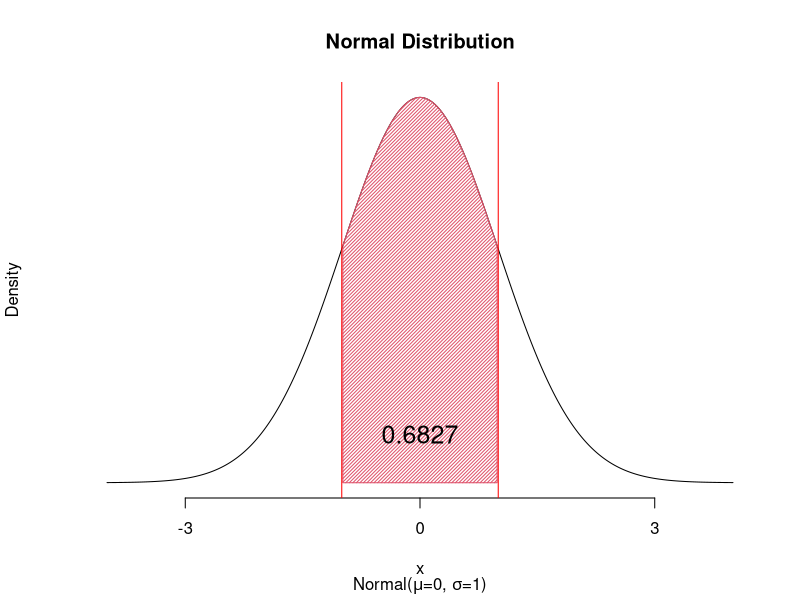
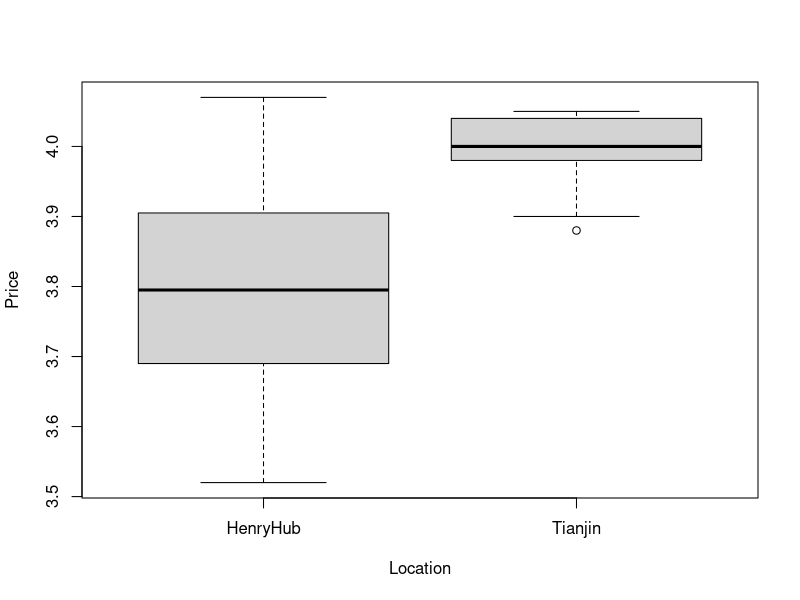
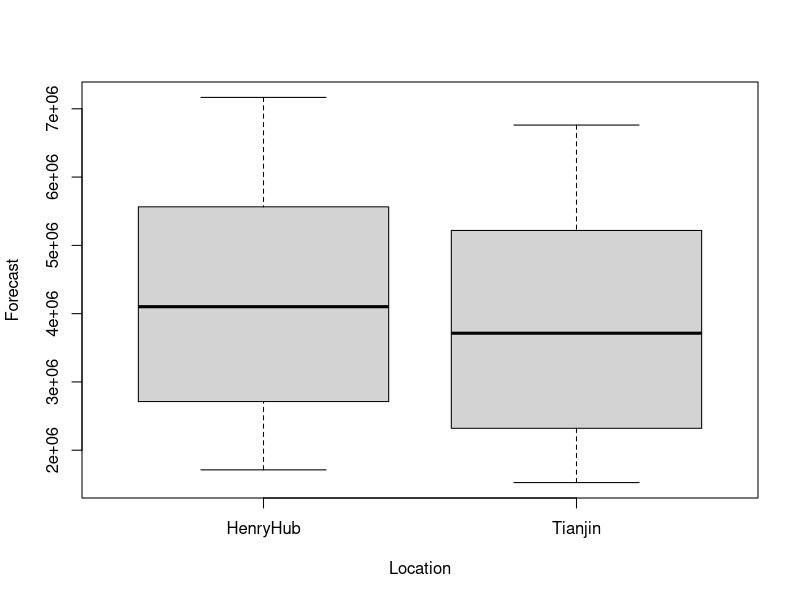
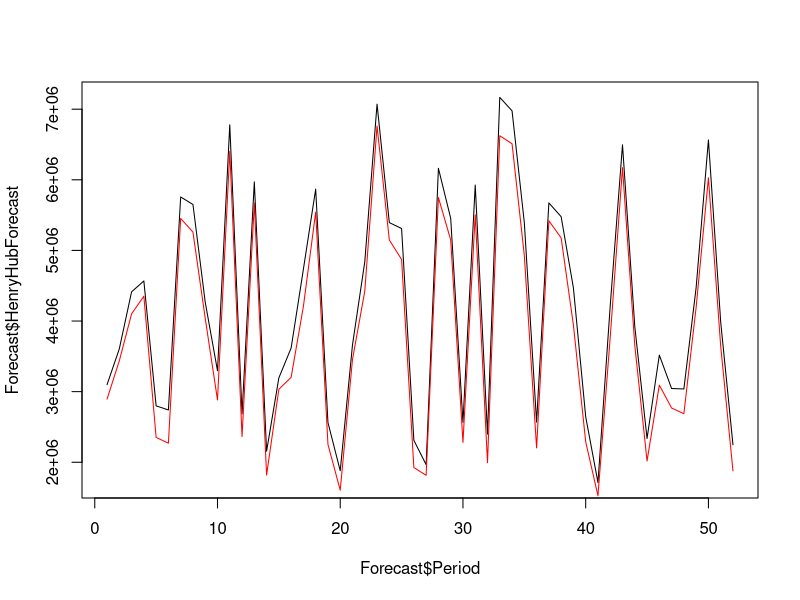

The R source for these figures, in order:
## ---- chunk 1
plnorm(1)
## ---- chunk 2
qlnorm(0.95)
## ---- chunk 3
Forecast <- structure(list(Period = c(1, 2, 3, 4, 5, 6, 7, 8, 9, 10, 11, 
12, 13, 14, 15, 16, 17, 18, 19, 20, 21, 22, 23, 24, 25, 26, 27, 
28, 29, 30, 31, 32, 33, 34, 35, 36, 37, 38, 39, 40, 41, 42, 43, 
44, 45, 46, 47, 48, 49, 50, 51, 52, 1, 2, 3, 4, 5, 6, 7, 8, 9, 
10, 11, 12, 13, 14, 15, 16, 17, 18, 19, 20, 21, 22, 23, 24, 25, 
26, 27, 28, 29, 30, 31, 32, 33, 34, 35, 36, 37, 38, 39, 40, 41, 
42, 43, 44, 45, 46, 47, 48, 49, 50, 51, 52), TianjinForecast = c(2894143, 
3436784, 4101907, 4351314, 2351514, 2270174, 5452294, 5259389, 
4038561, 2882140, 6404078, 2363443, 5670960, 1818329, 3033642, 
3203306, 4208041, 5541472, 2252344, 1604932, 3456988, 4421606, 
6761850, 5148802, 4871142, 1924523, 1815230, 5748518, 5149951, 
2280916, 5505182, 1994935, 6623336, 6510467, 4928639, 2203393, 
5419757, 5177381, 3942133, 2290494, 1525784, 3772579, 6171272, 
3654803, 2018557, 3091920, 2768268, 2687385, 4195901, 6028336, 
3644003, 1877885, NA, NA, NA, NA, NA, NA, NA, NA, NA, NA, NA, 
NA, NA, NA, NA, NA, NA, NA, NA, NA, NA, NA, NA, NA, NA, NA, NA, 
NA, NA, NA, NA, NA, NA, NA, NA, NA, NA, NA, NA, NA, NA, NA, NA, 
NA, NA, NA, NA, NA, NA, NA, NA, NA), HenryHubForecast = c(3098422, 
3606300, 4413385, 4567793, 2798252, 2740368, 5756915, 5650688, 
4267043, 3296090, 6778847, 2684719, 5970096, 2156440, 3195131, 
3618057, 4735241, 5867650, 2562005, 1879944, 3663712, 4837979, 
7071457, 5393938, 5310069, 2310512, 1965588, 6162814, 5455554, 
2564360, 5926260, 2398289, 7166874, 6976819, 5394053, 2568165, 
5672726, 5477587, 4468600, 2645540, 1712033, 4217897, 6495690, 
3922418, 2337244, 3517452, 3044256, 3038180, 4475113, 6564413, 
3985750, 2247965, NA, NA, NA, NA, NA, NA, NA, NA, NA, NA, NA, 
NA, NA, NA, NA, NA, NA, NA, NA, NA, NA, NA, NA, NA, NA, NA, NA, 
NA, NA, NA, NA, NA, NA, NA, NA, NA, NA, NA, NA, NA, NA, NA, NA, 
NA, NA, NA, NA, NA, NA, NA, NA, NA), Forecast = c(3098422, 3606300, 
4413385, 4567793, 2798252, 2740368, 5756915, 5650688, 4267043, 
3296090, 6778847, 2684719, 5970096, 2156440, 3195131, 3618057, 
4735241, 5867650, 2562005, 1879944, 3663712, 4837979, 7071457, 
5393938, 5310069, 2310512, 1965588, 6162814, 5455554, 2564360, 
5926260, 2398289, 7166874, 6976819, 5394053, 2568165, 5672726, 
5477587, 4468600, 2645540, 1712033, 4217897, 6495690, 3922418, 
2337244, 3517452, 3044256, 3038180, 4475113, 6564413, 3985750, 
2247965, 2894143, 3436784, 4101907, 4351314, 2351514, 2270174, 
5452294, 5259389, 4038561, 2882140, 6404078, 2363443, 5670960, 
1818329, 3033642, 3203306, 4208041, 5541472, 2252344, 1604932, 
3456988, 4421606, 6761850, 5148802, 4871142, 1924523, 1815230, 
5748518, 5149951, 2280916, 5505182, 1994935, 6623336, 6510467, 
4928639, 2203393, 5419757, 5177381, 3942133, 2290494, 1525784, 
3772579, 6171272, 3654803, 2018557, 3091920, 2768268, 2687385, 
4195901, 6028336, 3644003, 1877885), Location = structure(c(1L, 
1L, 1L, 1L, 1L, 1L, 1L, 1L, 1L, 1L, 1L, 1L, 1L, 1L, 1L, 1L, 1L, 
1L, 1L, 1L, 1L, 1L, 1L, 1L, 1L, 1L, 1L, 1L, 1L, 1L, 1L, 1L, 1L, 
1L, 1L, 1L, 1L, 1L, 1L, 1L, 1L, 1L, 1L, 1L, 1L, 1L, 1L, 1L, 1L, 
1L, 1L, 1L, 2L, 2L, 2L, 2L, 2L, 2L, 2L, 2L, 2L, 2L, 2L, 2L, 2L, 
2L, 2L, 2L, 2L, 2L, 2L, 2L, 2L, 2L, 2L, 2L, 2L, 2L, 2L, 2L, 2L, 
2L, 2L, 2L, 2L, 2L, 2L, 2L, 2L, 2L, 2L, 2L, 2L, 2L, 2L, 2L, 2L, 
2L, 2L, 2L, 2L, 2L, 2L, 2L), .Label = c("HenryHub", "Tianjin"
), class = "factor")), row.names = c(NA, -104L), class = "data.frame")

Newspapers <- structure(list(Date = structure(c(1367712000, 1368144000, 1369872000, 
1370736000, 1372032000, 1372896000, 1373328000, 1373760000, 1374192000, 
1374624000, 1375488000, 1375920000, 1376352000, 1377216000, 1377648000, 
1378080000, 1378512000, 1378944000, 1379808000, 1380240000, 1380672000, 
1381536000, 1381968000, 1382572800, 1383091200, 1382659200, 1382227200, 
1381795200, 1381449600, 1380931200, 1380499200, 1380067200, 1379635200, 
1379116800, 1378771200, 1378339200, 1377907200, 1377388800, 1377043200, 
1376611200, 1376179200, 1375747200, 1375315200, 1374883200, 1374451200, 
1374019200, 1373587200, 1373155200, 1372723200, 1372291200, 1371859200, 
1371427200, 1370995200, 1370563200, 1370131200, 1369699200, 1369267200, 
1368835200, 1368403200, 1368057600, 1367625600), class = c("POSIXct", 
"POSIXt"), tzone = "UTC"), Price = c(4.02, 4.04, 4, 3.88, 3.99, 
3.92, 3.95, 3.92, 3.93, 3.99, 4, 4.05, 4.01, 4.04, 4.05, 3.99, 
4.05, 4.04, 4.04, 4.01, 4, 3.98, 4.01, 4.05, 3.9, 3.56, 3.93, 
3.89, 4.01, 3.8, 3.71, 3.77, 4.07, 3.84, 3.85, 3.82, 3.59, 3.98, 
3.85, 3.7, 3.7, 3.58, 3.68, 3.69, 3.65, 3.64, 3.93, 4.04, 3.75, 
3.52, 3.79, 3.79, 3.83, 3.9, 3.91, 3.9, 3.69, 3.77, 3.93, 3.67, 
3.92), Location = structure(c(2L, 2L, 2L, 2L, 2L, 2L, 2L, 2L, 
2L, 2L, 2L, 2L, 2L, 2L, 2L, 2L, 2L, 2L, 2L, 2L, 2L, 2L, 2L, 2L, 
2L, 1L, 1L, 1L, 1L, 1L, 1L, 1L, 1L, 1L, 1L, 1L, 1L, 1L, 1L, 1L, 
1L, 1L, 1L, 1L, 1L, 1L, 1L, 1L, 1L, 1L, 1L, 1L, 1L, 1L, 1L, 1L, 
1L, 1L, 1L, 1L, 1L), .Label = c("HenryHub", "Tianjin"), class = "factor"), 
    HHDate = structure(c(1382659200, 1382227200, 1381795200, 
    1381449600, 1380931200, 1380499200, 1380067200, 1379635200, 
    1379116800, 1378771200, 1378339200, 1377907200, 1377388800, 
    1377043200, 1376611200, 1376179200, 1375747200, 1375315200, 
    1374883200, 1374451200, 1374019200, 1373587200, 1373155200, 
    1372723200, 1372291200, 1371859200, 1371427200, 1370995200, 
    1370563200, 1370131200, 1369699200, 1369267200, 1368835200, 
    1368403200, 1368057600, 1367625600, NA, NA, NA, NA, NA, NA, 
    NA, NA, NA, NA, NA, NA, NA, NA, NA, NA, NA, NA, NA, NA, NA, 
    NA, NA, NA, NA), class = c("POSIXct", "POSIXt"), tzone = "UTC"), 
    HHPrice = c(3.56, 3.93, 3.89, 4.01, 3.8, 3.71, 3.77, 4.07, 
    3.84, 3.85, 3.82, 3.59, 3.98, 3.85, 3.7, 3.7, 3.58, 3.68, 
    3.69, 3.65, 3.64, 3.93, 4.04, 3.75, 3.52, 3.79, 3.79, 3.83, 
    3.9, 3.91, 3.9, 3.69, 3.77, 3.93, 3.67, 3.92, NA, NA, NA, 
    NA, NA, NA, NA, NA, NA, NA, NA, NA, NA, NA, NA, NA, NA, NA, 
    NA, NA, NA, NA, NA, NA, NA), TianjinDate = structure(c(1367712000, 
    1368144000, 1369872000, 1370736000, 1372032000, 1372896000, 
    1373328000, 1373760000, 1374192000, 1374624000, 1375488000, 
    1375920000, 1376352000, 1377216000, 1377648000, 1378080000, 
    1378512000, 1378944000, 1379808000, 1380240000, 1380672000, 
    1381536000, 1381968000, 1382572800, 1383091200, NA, NA, NA, 
    NA, NA, NA, NA, NA, NA, NA, NA, NA, NA, NA, NA, NA, NA, NA, 
    NA, NA, NA, NA, NA, NA, NA, NA, NA, NA, NA, NA, NA, NA, NA, 
    NA, NA, NA), class = c("POSIXct", "POSIXt"), tzone = "UTC"), 
    TianjinPrice = c(4.02, 4.04, 4, 3.88, 3.99, 3.92, 3.95, 3.92, 
    3.93, 3.99, 4, 4.05, 4.01, 4.04, 4.05, 3.99, 4.05, 4.04, 
    4.04, 4.01, 4, 3.98, 4.01, 4.05, 3.9, NA, NA, NA, NA, NA, 
    NA, NA, NA, NA, NA, NA, NA, NA, NA, NA, NA, NA, NA, NA, NA, 
    NA, NA, NA, NA, NA, NA, NA, NA, NA, NA, NA, NA, NA, NA, NA, 
    NA)), row.names = c(NA, -61L), class = "data.frame")
Experts <- structure(list(TianjinBuild = structure(c(1L, 2L, 2L, 2L, 2L, 
1L, 2L, 1L, 2L, 1L, 2L, 1L, 1L, 1L, 1L, 2L, 1L, 2L, 2L, 2L, 1L, 
1L, 1L, 1L, 2L, 2L, 1L, 2L, 1L, 1L, 1L, 2L, 1L, 1L, 2L, 2L, 1L, 
2L, 1L, 2L, 2L, 2L, 1L, 1L, 2L, 2L, 1L, 2L, 2L, 2L, 1L, 1L, 2L, 
2L, 1L, 1L, 1L, 2L, 2L, 1L, 1L, 2L, 2L, 2L, NA, NA, NA, NA, NA, 
NA, NA, NA, NA, NA, NA, NA, NA, NA, NA, NA, NA, NA, NA, NA, NA, 
NA, NA, NA, NA, NA, NA, NA, NA, NA, NA, NA, NA, NA, NA, NA, NA, 
NA, NA, NA, NA, NA, NA, NA, NA, NA, NA, NA, NA, NA, NA, NA, NA, 
NA, NA, NA, NA, NA, NA, NA, NA, NA, NA, NA, NA, NA, NA, NA, NA, 
NA, NA, NA, NA, NA, NA, NA, NA, NA, NA, NA, NA), .Label = c("Build", 
"No"), class = "factor"), HHBuild = structure(c(1L, 1L, 1L, 1L, 
1L, 1L, 2L, 1L, 2L, 1L, 1L, 1L, 2L, 1L, 1L, 1L, 2L, 1L, 1L, 1L, 
1L, 1L, 1L, 1L, 1L, 1L, 1L, 2L, 2L, 1L, 1L, 1L, 2L, 1L, 2L, 1L, 
1L, 1L, 1L, 1L, 1L, 1L, 1L, 1L, 1L, 2L, 1L, 1L, 1L, 1L, 1L, 1L, 
1L, 1L, 2L, 1L, 1L, 1L, 2L, 1L, 1L, 1L, 1L, 2L, 1L, 1L, 1L, 1L, 
1L, 1L, 2L, 1L, 1L, 2L, 1L, 2L, 1L, 1L, 1L, 1L, 1L, NA, NA, NA, 
NA, NA, NA, NA, NA, NA, NA, NA, NA, NA, NA, NA, NA, NA, NA, NA, 
NA, NA, NA, NA, NA, NA, NA, NA, NA, NA, NA, NA, NA, NA, NA, NA, 
NA, NA, NA, NA, NA, NA, NA, NA, NA, NA, NA, NA, NA, NA, NA, NA, 
NA, NA, NA, NA, NA, NA, NA, NA, NA, NA, NA, NA, NA), .Label = c("Build", 
"No"), class = "factor"), Build = structure(c(1L, 1L, 1L, 1L, 
1L, 1L, 2L, 1L, 2L, 1L, 1L, 1L, 2L, 1L, 1L, 1L, 2L, 1L, 1L, 1L, 
1L, 1L, 1L, 1L, 1L, 1L, 1L, 2L, 2L, 1L, 1L, 1L, 2L, 1L, 2L, 1L, 
1L, 1L, 1L, 1L, 1L, 1L, 1L, 1L, 1L, 2L, 1L, 1L, 1L, 1L, 1L, 1L, 
1L, 1L, 2L, 1L, 1L, 1L, 2L, 1L, 1L, 1L, 1L, 2L, 1L, 1L, 1L, 1L, 
1L, 1L, 2L, 1L, 1L, 2L, 1L, 2L, 1L, 1L, 1L, 1L, 1L, 1L, 2L, 2L, 
2L, 2L, 1L, 2L, 1L, 2L, 1L, 2L, 1L, 1L, 1L, 1L, 2L, 1L, 2L, 2L, 
2L, 1L, 1L, 1L, 1L, 2L, 2L, 1L, 2L, 1L, 1L, 1L, 2L, 1L, 1L, 2L, 
2L, 1L, 2L, 1L, 2L, 2L, 2L, 1L, 1L, 2L, 2L, 1L, 2L, 2L, 2L, 1L, 
1L, 2L, 2L, 1L, 1L, 1L, 2L, 2L, 1L, 1L, 2L, 2L, 2L), .Label = c("Build", 
"No"), class = "factor"), Location = structure(c(1L, 1L, 1L, 
1L, 1L, 1L, 1L, 1L, 1L, 1L, 1L, 1L, 1L, 1L, 1L, 1L, 1L, 1L, 1L, 
1L, 1L, 1L, 1L, 1L, 1L, 1L, 1L, 1L, 1L, 1L, 1L, 1L, 1L, 1L, 1L, 
1L, 1L, 1L, 1L, 1L, 1L, 1L, 1L, 1L, 1L, 1L, 1L, 1L, 1L, 1L, 1L, 
1L, 1L, 1L, 1L, 1L, 1L, 1L, 1L, 1L, 1L, 1L, 1L, 1L, 1L, 1L, 1L, 
1L, 1L, 1L, 1L, 1L, 1L, 1L, 1L, 1L, 1L, 1L, 1L, 1L, 1L, 2L, 2L, 
2L, 2L, 2L, 2L, 2L, 2L, 2L, 2L, 2L, 2L, 2L, 2L, 2L, 2L, 2L, 2L, 
2L, 2L, 2L, 2L, 2L, 2L, 2L, 2L, 2L, 2L, 2L, 2L, 2L, 2L, 2L, 2L, 
2L, 2L, 2L, 2L, 2L, 2L, 2L, 2L, 2L, 2L, 2L, 2L, 2L, 2L, 2L, 2L, 
2L, 2L, 2L, 2L, 2L, 2L, 2L, 2L, 2L, 2L, 2L, 2L, 2L, 2L), .Label = c("HenryHub", 
"Tianjin"), class = "factor")), row.names = c(NA, -145L), class = "data.frame")
shadenorm <- function(below=NULL, above=NULL, pcts = c(0.025,0.975), mu=0, sig=1, numpts = 500, color = "gray", dens = 40, lines=FALSE,between=NULL,outside=NULL, main="Normal Distribution", xlab="x", ylab="Density", sub=""){
  if(is.null(between)){
    bothnull = is.null(below) & is.null(above)
    if(bothnull==TRUE){
      below = ifelse(is.null(below), qnorm(pcts[1],mu,sig), below)
      above = ifelse(is.null(above), qnorm(pcts[2],mu,sig), above)
    }
  }
  if(is.null(outside)==FALSE){
    if(is.numeric(outside)==FALSE){if(outside==TRUE){outside=qnorm(pcts,mu,sig)}}
    below = min(outside)
    above = max(outside)
  }
  lowlim = mu - 4*sig
  uplim = mu + 4*sig
  x.grid = seq(lowlim,uplim, length= numpts)
  dens.all = dnorm(x.grid,mean=mu, sd = sig)
  if(lines==FALSE){
    plot(x.grid, dens.all, type="l", main=main, axes=FALSE, xlab=xlab, ylab=ylab, sub=sub)
  }
  if(lines==TRUE){
    lines(x.grid,dens.all)
  }
  if(is.null(below)==FALSE){
    x.below = x.grid[x.grid<below]
    dens.below = dens.all[x.grid<below]
    polygon(c(x.below,rev(x.below)),c(rep(0,length(x.below)),rev(dens.below)),col=color,density=dens)
  }
  if(is.null(above)==FALSE){
    x.above = x.grid[x.grid>above]
    dens.above = dens.all[x.grid>above]
    polygon(c(x.above,rev(x.above)),c(rep(0,length(x.above)),rev(dens.above)),col=color,density=dens)
  }
  if(is.null(between)==FALSE){
    if(is.numeric(between)==FALSE){if(between==TRUE){between=qnorm(pcts,mu,sig)}}
    from = min(between)
    to = max(between)
    x.between = x.grid[x.grid>from&x.grid<to]
    dens.between = dens.all[x.grid>from&x.grid<to]
    polygon(c(x.between,rev(x.between)),c(rep(0,length(x.between)),rev(dens.between)),col=color,density=dens)
  }
}
shadenorm(between=c(-1,1), mu=0, sig=1, col=2, sub=expression(paste("Normal(",mu,"=0, ",sigma,"=1)", sep="")))
axis(1, at=seq(-3,3, by=3))
text(x=0, y=0.05, labels=round(pnorm(1)-pnorm(-1), digits=4), cex=1.5)
abline(v=c(-1,1), lty=1, col="red")
## ---- chunk 4
boxplot(Price~Location, data=Newspapers)
## ---- chunk 5
library(tidyverse)
library(skimr)
Newspapers %>% group_by(Location) %>% skim(Price)
## ---- chunk 6
# Mean
mean(Newspapers$TianjinPrice, na.rm=TRUE)
meanTJ <- mean(Newspapers$TianjinPrice, na.rm=TRUE)
# Std. Dev.
sd(Newspapers$TianjinPrice, na.rm=TRUE)
sdTJ <- sd(Newspapers$TianjinPrice, na.rm=TRUE)
## ---- chunk 7
t.test(Newspapers$TianjinPrice, alternative='two.sided', mu=0.0, conf.level=.95)
## ---- chunk 8
pnorm(4, mean=3.9944, sd=0.05, lower.tail=FALSE)
pnorm(4, mean=meanTJ, sd=sdTJ, lower.tail=FALSE)
## ---- chunk 9
t.test(Newspapers$TianjinPrice, alternative='greater', mu=4, conf.level=.95)
## ---- chunk 10
t.test(Price~Location, alternative='two.sided', conf.level=.95, var.equal=FALSE, data=Newspapers)
t.test(Price~Location, alternative='two.sided', conf.level=.95, var.equal=TRUE, data=Newspapers)
## ---- chunk 11
names(Forecast)
summary(Forecast$TianjinForecast)
sd(Forecast$TianjinForecast, na.rm=TRUE)
summary(Forecast$HenryHubForecast)
sd(Forecast$HenryHubForecast, na.rm=TRUE)
## ---- chunk 12
boxplot(Forecast~Location, data=Forecast)
## ---- chunk 13
plot(Forecast$Period, Forecast$HenryHubForecast, type="l")
lines(Forecast$Period, Forecast$TianjinForecast, col="red")
## ---- chunk 14
t.test(Forecast$TianjinForecast, alternative='two.sided', mu=0.0, conf.level=.95)
## ---- chunk 15
t.test(Forecast$HenryHubForecast, alternative='two.sided', mu=0.0, conf.level=.95)
## ---- chunk 16
t.test(Forecast$HenryHubForecast, Forecast$TianjinForecast, 
  alternative='two.sided', conf.level=.95, paired=TRUE)
## ---- chunk 17
Forecast$ForecastDiff <- with(Forecast, HenryHubForecast- TianjinForecast)
t.test(Forecast$ForecastDiff, alternative='two.sided', mu=0.0, conf.level=.95)
## ---- chunk 18
mean(Forecast$ForecastDiff, na.rm=TRUE)+qt(c(0.025,0.975), df=51)*sd(Forecast$ForecastDiff, na.rm=TRUE)/sqrt(52)
## ---- chunk 19
12000000/(mean(Forecast$ForecastDiff, na.rm=TRUE)+qt(c(0.025,0.975), df=51)*sd(Forecast$ForecastDiff, na.rm=TRUE)/sqrt(52))
## ---- chunk 20
table(Experts$Location,Experts$Build)
prop.table(table(Experts$Location,Experts$Build), 1)
T1 <- table(Experts$Location,Experts$Build)
## ---- chunk 21
binom.test(66, 66+15, alternative="less")
## ---- chunk 22
binom.test(66, 66+15, alternative="greater")
## ---- chunk 23
prop.test(T1, alternative='two.sided', conf.level=.95, correct=FALSE)
## ---- chunk 24
qnorm(0.025)^2*0.5^2/0.15^2
## ---- chunk 25
binom.test(81,100, alt="greater")
binom.test(64,100, alt="less")
## ---- chunk 26
ppois(3, 1, lower.tail=FALSE)
## ---- chunk 27
ppois(3, 0.6, lower.tail=FALSE)
